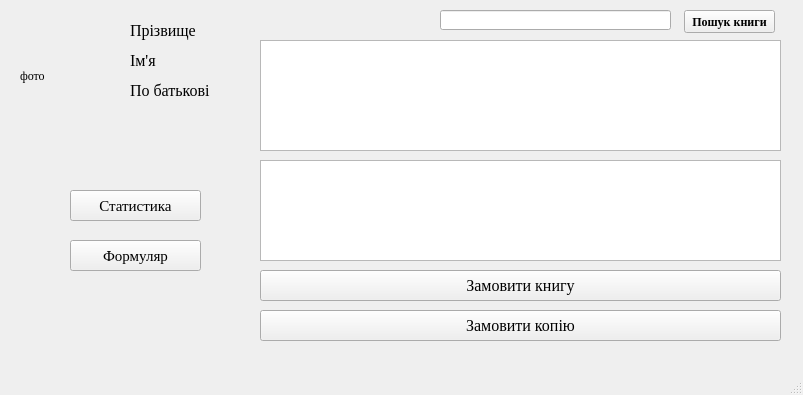
<?xml version="1.0" encoding="UTF-8"?>
<ui version="4.0">
 <class>READER</class>
 <widget class="QMainWindow" name="READER">
  <property name="geometry">
   <rect>
    <x>0</x>
    <y>0</y>
    <width>803</width>
    <height>395</height>
   </rect>
  </property>
  <property name="font">
   <font>
    <family>Times New Roman</family>
   </font>
  </property>
  <property name="windowTitle">
   <string>MainWindow</string>
  </property>
  <widget class="QWidget" name="centralwidget">
   <widget class="QLabel" name="lastname">
    <property name="geometry">
     <rect>
      <x>130</x>
      <y>20</y>
      <width>101</width>
      <height>20</height>
     </rect>
    </property>
    <property name="font">
     <font>
      <family>Times New Roman</family>
      <pointsize>12</pointsize>
      <weight>50</weight>
      <bold>false</bold>
     </font>
    </property>
    <property name="text">
     <string>Прізвище</string>
    </property>
   </widget>
   <widget class="QLabel" name="Name">
    <property name="geometry">
     <rect>
      <x>130</x>
      <y>50</y>
      <width>101</width>
      <height>20</height>
     </rect>
    </property>
    <property name="font">
     <font>
      <family>Times New Roman</family>
      <pointsize>12</pointsize>
      <weight>50</weight>
      <bold>false</bold>
     </font>
    </property>
    <property name="text">
     <string>Ім'я</string>
    </property>
   </widget>
   <widget class="QLabel" name="Surname">
    <property name="geometry">
     <rect>
      <x>130</x>
      <y>80</y>
      <width>101</width>
      <height>20</height>
     </rect>
    </property>
    <property name="font">
     <font>
      <family>Times New Roman</family>
      <pointsize>12</pointsize>
      <weight>50</weight>
      <bold>false</bold>
     </font>
    </property>
    <property name="text">
     <string>По батькові</string>
    </property>
   </widget>
   <widget class="QLabel" name="readerPhoto">
    <property name="geometry">
     <rect>
      <x>20</x>
      <y>20</y>
      <width>91</width>
      <height>111</height>
     </rect>
    </property>
    <property name="text">
     <string>фото</string>
    </property>
   </widget>
   <widget class="QLineEdit" name="lineEdit">
    <property name="geometry">
     <rect>
      <x>440</x>
      <y>10</y>
      <width>231</width>
      <height>20</height>
     </rect>
    </property>
   </widget>
   <widget class="QPushButton" name="pushButton">
    <property name="geometry">
     <rect>
      <x>684</x>
      <y>10</y>
      <width>91</width>
      <height>23</height>
     </rect>
    </property>
    <property name="font">
     <font>
      <family>Times New Roman</family>
      <weight>75</weight>
      <bold>true</bold>
     </font>
    </property>
    <property name="text">
     <string>Пошук книги</string>
    </property>
   </widget>
   <widget class="QTableView" name="tableBooks">
    <property name="geometry">
     <rect>
      <x>260</x>
      <y>40</y>
      <width>521</width>
      <height>111</height>
     </rect>
    </property>
   </widget>
   <widget class="QTableView" name="tableMagazine">
    <property name="geometry">
     <rect>
      <x>260</x>
      <y>160</y>
      <width>521</width>
      <height>101</height>
     </rect>
    </property>
   </widget>
   <widget class="QPushButton" name="pushButton_2">
    <property name="geometry">
     <rect>
      <x>260</x>
      <y>270</y>
      <width>521</width>
      <height>31</height>
     </rect>
    </property>
    <property name="font">
     <font>
      <pointsize>12</pointsize>
     </font>
    </property>
    <property name="text">
     <string>Замовити книгу</string>
    </property>
   </widget>
   <widget class="QPushButton" name="pushButton_3">
    <property name="geometry">
     <rect>
      <x>260</x>
      <y>310</y>
      <width>521</width>
      <height>31</height>
     </rect>
    </property>
    <property name="font">
     <font>
      <family>Times New Roman</family>
      <pointsize>12</pointsize>
     </font>
    </property>
    <property name="text">
     <string>Замовити копію</string>
    </property>
   </widget>
   <widget class="QPushButton" name="pushButton_4">
    <property name="geometry">
     <rect>
      <x>70</x>
      <y>190</y>
      <width>131</width>
      <height>31</height>
     </rect>
    </property>
    <property name="font">
     <font>
      <family>Times New Roman</family>
      <pointsize>11</pointsize>
     </font>
    </property>
    <property name="text">
     <string>Статистика</string>
    </property>
   </widget>
   <widget class="QPushButton" name="pushButton_5">
    <property name="geometry">
     <rect>
      <x>70</x>
      <y>240</y>
      <width>131</width>
      <height>31</height>
     </rect>
    </property>
    <property name="font">
     <font>
      <family>Times New Roman</family>
      <pointsize>11</pointsize>
     </font>
    </property>
    <property name="text">
     <string>Формуляр</string>
    </property>
   </widget>
  </widget>
  <widget class="QMenuBar" name="menubar">
   <property name="geometry">
    <rect>
     <x>0</x>
     <y>0</y>
     <width>803</width>
     <height>21</height>
    </rect>
   </property>
  </widget>
  <widget class="QStatusBar" name="statusbar"/>
 </widget>
 <resources/>
 <connections/>
</ui>
